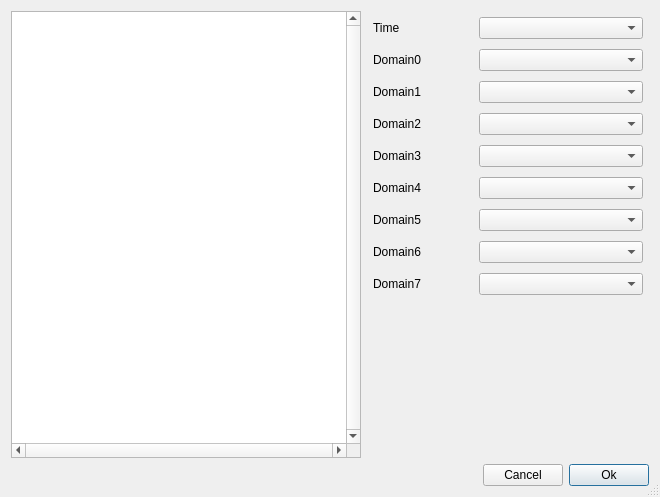
<?xml version="1.0" encoding="UTF-8"?>
<ui version="4.0">
 <class>ChooseVariable</class>
 <widget class="QDialog" name="ChooseVariable">
  <property name="geometry">
   <rect>
    <x>0</x>
    <y>0</y>
    <width>660</width>
    <height>497</height>
   </rect>
  </property>
  <property name="windowTitle">
   <string>Choose variable</string>
  </property>
  <property name="sizeGripEnabled">
   <bool>true</bool>
  </property>
  <property name="modal">
   <bool>true</bool>
  </property>
  <layout class="QVBoxLayout" name="verticalLayout_2">
   <item>
    <layout class="QHBoxLayout" name="horizontalLayout">
     <item>
      <widget class="QTreeWidget" name="treeWidget">
       <property name="sizePolicy">
        <sizepolicy hsizetype="Fixed" vsizetype="Expanding">
         <horstretch>0</horstretch>
         <verstretch>0</verstretch>
        </sizepolicy>
       </property>
       <property name="minimumSize">
        <size>
         <width>350</width>
         <height>300</height>
        </size>
       </property>
       <property name="verticalScrollBarPolicy">
        <enum>Qt::ScrollBarAlwaysOn</enum>
       </property>
       <property name="horizontalScrollBarPolicy">
        <enum>Qt::ScrollBarAlwaysOn</enum>
       </property>
       <property name="editTriggers">
        <set>QAbstractItemView::NoEditTriggers</set>
       </property>
       <property name="tabKeyNavigation">
        <bool>true</bool>
       </property>
       <property name="alternatingRowColors">
        <bool>true</bool>
       </property>
       <property name="columnCount">
        <number>1</number>
       </property>
       <attribute name="headerVisible">
        <bool>false</bool>
       </attribute>
       <attribute name="headerDefaultSectionSize">
        <number>400</number>
       </attribute>
       <column>
        <property name="text">
         <string notr="true">1</string>
        </property>
       </column>
      </widget>
     </item>
     <item>
      <widget class="QWidget" name="widget" native="true">
       <property name="sizePolicy">
        <sizepolicy hsizetype="MinimumExpanding" vsizetype="Preferred">
         <horstretch>1</horstretch>
         <verstretch>0</verstretch>
        </sizepolicy>
       </property>
       <property name="minimumSize">
        <size>
         <width>200</width>
         <height>0</height>
        </size>
       </property>
       <layout class="QVBoxLayout" name="verticalLayout">
        <property name="margin">
         <number>0</number>
        </property>
        <item>
         <layout class="QFormLayout" name="formLayout">
          <property name="fieldGrowthPolicy">
           <enum>QFormLayout::AllNonFixedFieldsGrow</enum>
          </property>
          <property name="verticalSpacing">
           <number>10</number>
          </property>
          <property name="margin">
           <number>6</number>
          </property>
          <item row="1" column="0">
           <widget class="QLabel" name="domain0Label">
            <property name="sizePolicy">
             <sizepolicy hsizetype="MinimumExpanding" vsizetype="Preferred">
              <horstretch>1</horstretch>
              <verstretch>0</verstretch>
             </sizepolicy>
            </property>
            <property name="minimumSize">
             <size>
              <width>100</width>
              <height>0</height>
             </size>
            </property>
            <property name="text">
             <string>Domain0</string>
            </property>
            <property name="wordWrap">
             <bool>true</bool>
            </property>
           </widget>
          </item>
          <item row="1" column="1">
           <widget class="QComboBox" name="domain0ComboBox">
            <property name="sizePolicy">
             <sizepolicy hsizetype="Preferred" vsizetype="Fixed">
              <horstretch>0</horstretch>
              <verstretch>0</verstretch>
             </sizepolicy>
            </property>
            <property name="minimumSize">
             <size>
              <width>50</width>
              <height>0</height>
             </size>
            </property>
            <property name="currentIndex">
             <number>-1</number>
            </property>
           </widget>
          </item>
          <item row="2" column="0">
           <widget class="QLabel" name="domain1Label">
            <property name="sizePolicy">
             <sizepolicy hsizetype="MinimumExpanding" vsizetype="Preferred">
              <horstretch>1</horstretch>
              <verstretch>0</verstretch>
             </sizepolicy>
            </property>
            <property name="minimumSize">
             <size>
              <width>100</width>
              <height>0</height>
             </size>
            </property>
            <property name="text">
             <string>Domain1</string>
            </property>
            <property name="wordWrap">
             <bool>true</bool>
            </property>
           </widget>
          </item>
          <item row="2" column="1">
           <widget class="QComboBox" name="domain1ComboBox">
            <property name="sizePolicy">
             <sizepolicy hsizetype="Preferred" vsizetype="Fixed">
              <horstretch>0</horstretch>
              <verstretch>0</verstretch>
             </sizepolicy>
            </property>
            <property name="minimumSize">
             <size>
              <width>50</width>
              <height>0</height>
             </size>
            </property>
            <property name="currentIndex">
             <number>-1</number>
            </property>
           </widget>
          </item>
          <item row="3" column="0">
           <widget class="QLabel" name="domain2Label">
            <property name="sizePolicy">
             <sizepolicy hsizetype="MinimumExpanding" vsizetype="Preferred">
              <horstretch>1</horstretch>
              <verstretch>0</verstretch>
             </sizepolicy>
            </property>
            <property name="minimumSize">
             <size>
              <width>100</width>
              <height>0</height>
             </size>
            </property>
            <property name="text">
             <string>Domain2</string>
            </property>
            <property name="wordWrap">
             <bool>true</bool>
            </property>
           </widget>
          </item>
          <item row="3" column="1">
           <widget class="QComboBox" name="domain2ComboBox">
            <property name="sizePolicy">
             <sizepolicy hsizetype="Preferred" vsizetype="Fixed">
              <horstretch>0</horstretch>
              <verstretch>0</verstretch>
             </sizepolicy>
            </property>
            <property name="minimumSize">
             <size>
              <width>50</width>
              <height>0</height>
             </size>
            </property>
           </widget>
          </item>
          <item row="4" column="0">
           <widget class="QLabel" name="domain3Label">
            <property name="sizePolicy">
             <sizepolicy hsizetype="MinimumExpanding" vsizetype="Preferred">
              <horstretch>1</horstretch>
              <verstretch>0</verstretch>
             </sizepolicy>
            </property>
            <property name="minimumSize">
             <size>
              <width>100</width>
              <height>0</height>
             </size>
            </property>
            <property name="text">
             <string>Domain3</string>
            </property>
            <property name="wordWrap">
             <bool>true</bool>
            </property>
           </widget>
          </item>
          <item row="4" column="1">
           <widget class="QComboBox" name="domain3ComboBox">
            <property name="sizePolicy">
             <sizepolicy hsizetype="Preferred" vsizetype="Fixed">
              <horstretch>0</horstretch>
              <verstretch>0</verstretch>
             </sizepolicy>
            </property>
            <property name="minimumSize">
             <size>
              <width>50</width>
              <height>0</height>
             </size>
            </property>
           </widget>
          </item>
          <item row="5" column="0">
           <widget class="QLabel" name="domain4Label">
            <property name="sizePolicy">
             <sizepolicy hsizetype="MinimumExpanding" vsizetype="Preferred">
              <horstretch>1</horstretch>
              <verstretch>0</verstretch>
             </sizepolicy>
            </property>
            <property name="minimumSize">
             <size>
              <width>100</width>
              <height>0</height>
             </size>
            </property>
            <property name="text">
             <string>Domain4</string>
            </property>
            <property name="wordWrap">
             <bool>true</bool>
            </property>
           </widget>
          </item>
          <item row="5" column="1">
           <widget class="QComboBox" name="domain4ComboBox">
            <property name="sizePolicy">
             <sizepolicy hsizetype="Preferred" vsizetype="Fixed">
              <horstretch>0</horstretch>
              <verstretch>0</verstretch>
             </sizepolicy>
            </property>
            <property name="minimumSize">
             <size>
              <width>50</width>
              <height>0</height>
             </size>
            </property>
           </widget>
          </item>
          <item row="0" column="0">
           <widget class="QLabel" name="timeLabel">
            <property name="sizePolicy">
             <sizepolicy hsizetype="MinimumExpanding" vsizetype="Preferred">
              <horstretch>1</horstretch>
              <verstretch>0</verstretch>
             </sizepolicy>
            </property>
            <property name="minimumSize">
             <size>
              <width>100</width>
              <height>0</height>
             </size>
            </property>
            <property name="text">
             <string>Time</string>
            </property>
           </widget>
          </item>
          <item row="0" column="1">
           <widget class="QComboBox" name="timeComboBox">
            <property name="minimumSize">
             <size>
              <width>50</width>
              <height>0</height>
             </size>
            </property>
           </widget>
          </item>
          <item row="6" column="0">
           <widget class="QLabel" name="domain5Label">
            <property name="text">
             <string>Domain5</string>
            </property>
           </widget>
          </item>
          <item row="6" column="1">
           <widget class="QComboBox" name="domain5ComboBox">
            <property name="minimumSize">
             <size>
              <width>50</width>
              <height>0</height>
             </size>
            </property>
           </widget>
          </item>
          <item row="7" column="0">
           <widget class="QLabel" name="domain6Label">
            <property name="text">
             <string>Domain6</string>
            </property>
           </widget>
          </item>
          <item row="7" column="1">
           <widget class="QComboBox" name="domain6ComboBox">
            <property name="minimumSize">
             <size>
              <width>50</width>
              <height>0</height>
             </size>
            </property>
           </widget>
          </item>
          <item row="8" column="0">
           <widget class="QLabel" name="domain7Label">
            <property name="text">
             <string>Domain7</string>
            </property>
           </widget>
          </item>
          <item row="8" column="1">
           <widget class="QComboBox" name="domain7ComboBox">
            <property name="minimumSize">
             <size>
              <width>50</width>
              <height>0</height>
             </size>
            </property>
            <property name="maximumSize">
             <size>
              <width>16777215</width>
              <height>16777215</height>
             </size>
            </property>
           </widget>
          </item>
         </layout>
        </item>
       </layout>
      </widget>
     </item>
    </layout>
   </item>
   <item>
    <layout class="QHBoxLayout" name="horizontalLayout_2">
     <item>
      <spacer name="horizontalSpacer">
       <property name="orientation">
        <enum>Qt::Horizontal</enum>
       </property>
       <property name="sizeHint" stdset="0">
        <size>
         <width>40</width>
         <height>20</height>
        </size>
       </property>
      </spacer>
     </item>
     <item>
      <widget class="QPushButton" name="buttonCancel">
       <property name="text">
        <string>Cancel</string>
       </property>
      </widget>
     </item>
     <item>
      <widget class="QPushButton" name="buttonOk">
       <property name="text">
        <string>Ok</string>
       </property>
       <property name="default">
        <bool>true</bool>
       </property>
      </widget>
     </item>
    </layout>
   </item>
  </layout>
 </widget>
 <tabstops>
  <tabstop>treeWidget</tabstop>
  <tabstop>domain0ComboBox</tabstop>
  <tabstop>domain1ComboBox</tabstop>
  <tabstop>domain2ComboBox</tabstop>
  <tabstop>domain3ComboBox</tabstop>
  <tabstop>domain4ComboBox</tabstop>
 </tabstops>
 <resources/>
 <connections>
  <connection>
   <sender>buttonCancel</sender>
   <signal>clicked()</signal>
   <receiver>ChooseVariable</receiver>
   <slot>reject()</slot>
   <hints>
    <hint type="sourcelabel">
     <x>490</x>
     <y>381</y>
    </hint>
    <hint type="destinationlabel">
     <x>490</x>
     <y>397</y>
    </hint>
   </hints>
  </connection>
  <connection>
   <sender>buttonOk</sender>
   <signal>clicked()</signal>
   <receiver>ChooseVariable</receiver>
   <slot>accept()</slot>
   <hints>
    <hint type="sourcelabel">
     <x>443</x>
     <y>380</y>
    </hint>
    <hint type="destinationlabel">
     <x>443</x>
     <y>395</y>
    </hint>
   </hints>
  </connection>
 </connections>
</ui>
